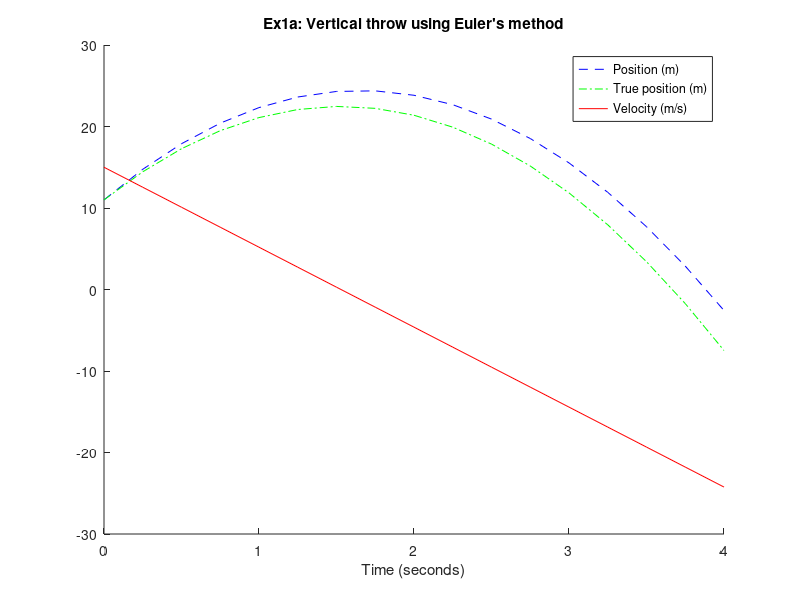

Write the MATLAB code that produced this figure.
%                        CMPU250 - Professor Eric Aaron
%                             HW2 - Kyle Patterson
%                                  April 2018

%   ####################################################################
% ###                                                                  ###
% #                            1. Have a Ball!                           #
% ###                                                                  ###
%   ####################################################################

% ------------------------------------------------------------------------
% Part (a)

% Constants
% Assign constants; away from earth is positive direction
mass = 0.5; % Mass (kg)
g = -9.81; % Acceleration due to gravity (m/s^2)
end_time = 4; % Time in seconds
start_time = 0; % Time in seconds
dt = 0.25; % Timestep in seconds
% Number points to simulate
num_points = ceil((end_time - start_time) / dt) + 1;

% Assign empty arrays of zeros to store velocities and positions at
% each point
velocities = zeros(1, num_points);
positions = zeros(1, num_points);
accelerations = zeros(1, num_points);
times = start_time:dt:end_time;

% Initial velocity and position
velocities(1) = 15; % Initial velocity (m/s)
positions(1) = 11; % Initial position above ground (m)

% Forces
weight = mass * g; % Force of gravity on ball (N)
total_force = @(p, v, a, t) weight;

acc = @(p, v, a, t) total_force(p, v, a, t) / mass; % Constant acceleration
accelerations(1) = acc(positions(1), ...
    velocities(1), accelerations(1), 0); % Initial acceleration (m/s^2)
vel = @(p, v, a, t) v + a * dt; % Linear velocity
pos = @(p, v, a, t) p + v * dt;
true_pos = @(p, v, a, t) positions(1) + velocities(1)*t + ...
    accelerations(1) / 2 * t.^2;

i = 1;
for time = times(2:num_points)
    i = i + 1;
    accelerations(i) = acc(positions(i - 1), velocities(i - 1), ...
        accelerations(i - 1), time);
    velocities(i) = vel(positions(i - 1), velocities(i - 1), ...
        accelerations(i - 1), time);
    positions(i) = pos(positions(i - 1), velocities(i - 1), ...
        accelerations(i - 1), time);
end

% Plot
my_figure = figure();
hold on;

plot(times, positions, '--b', 'DisplayName', 'Position (m)');
plot(times, true_pos(positions, velocities, accelerations, ...
    times), '-.g', 'DisplayName', 'True position (m)');

plot(times, velocities, 'r', 'DisplayName', 'Velocity (m/s)');

title("Ex1a: Vertical throw using Euler's method")
xlabel('Time (seconds)')
legend('show')







